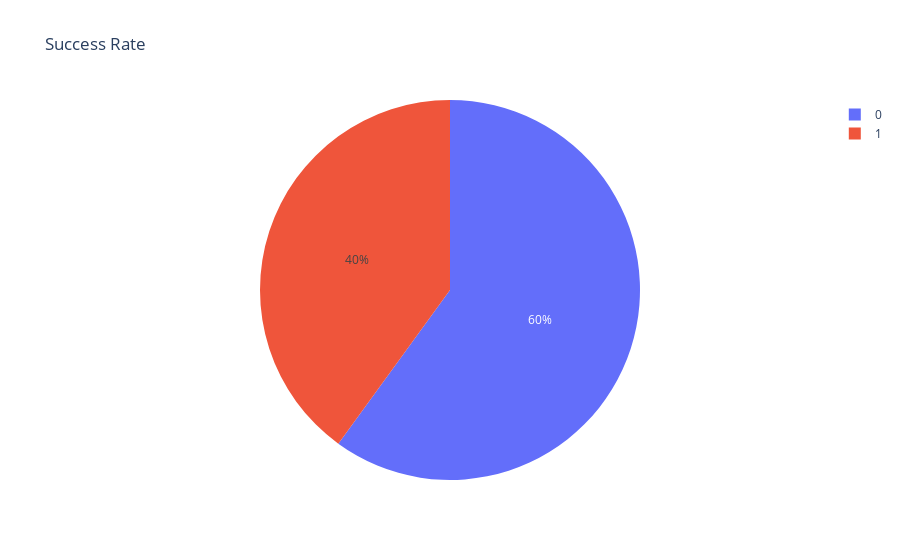

The cell this chart's notebook holds for it:
### Code cell
plt.pie(df_time.success.value_counts(), labels=["Fail", "Sucess"], )
plt.figure(facecolor='white')
plt.show()

fig = px.pie(df_time[df_time.difficulty == "Easy"], names='success', title='Success Rate', labels={0: "Fail", 1: "Sucess"})
fig.show()

### Figure 1 — Plotly figure (JSON) as saved in the notebook; plotly's stock layout.template omitted (floating-point values rounded to 4 significant figures)
{"data": [{"domain": {"x": [0, 1], "y": [0, 1]}, "hovertemplate": "success=%{label}<extra></extra>", "labels": [1, 0, 1, 0, 0, 1, 1, 0, 0, 0, 0, 1, 0, 0, 0, 0, 0, 0, 1, 1, 0, 1, 1, 0, 0, 1, 0, 1, 0, 1], "legendgroup": "", "name": "", "showlegend": true, "type": "pie"}], "layout": {"legend": {"tracegroupgap": 0}, "title": {"text": "Success Rate"}}}
